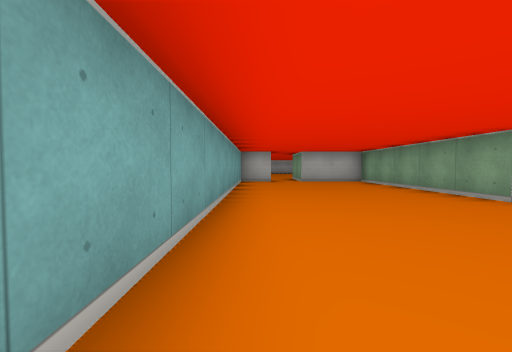
[1] (above)

16 first-person views from a walk through a cub3D ray-caster map. The camera is about half as high as the walls, tilts 2° down and sees 90° across. The floor is counted in squares. Each view is taken from the middle of a square. On the plan, view 1 faces up. The plan holds only what a view shows up to about 9 squares ahead; the rest is blank.

[2]
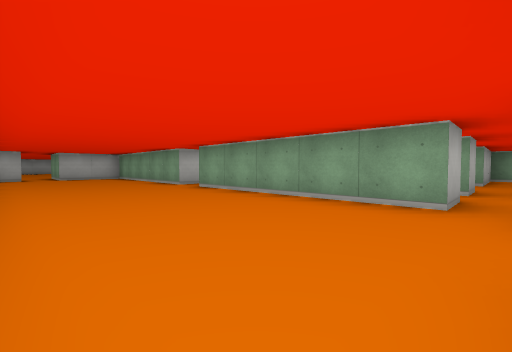

[3]
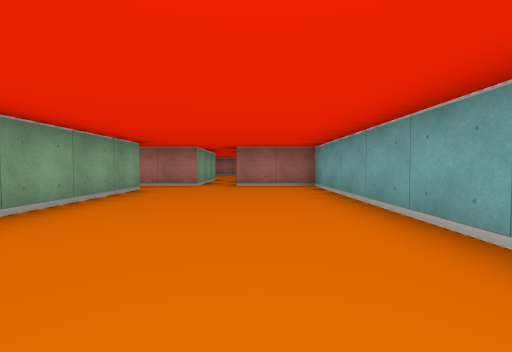

[4]
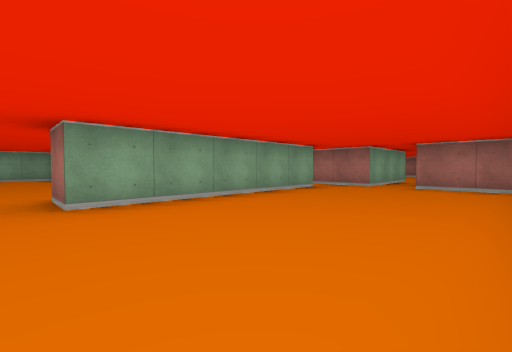

[5]
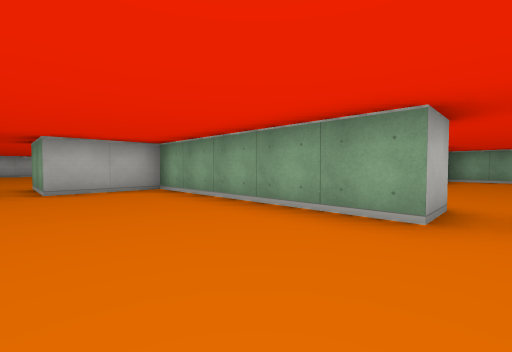

[6]
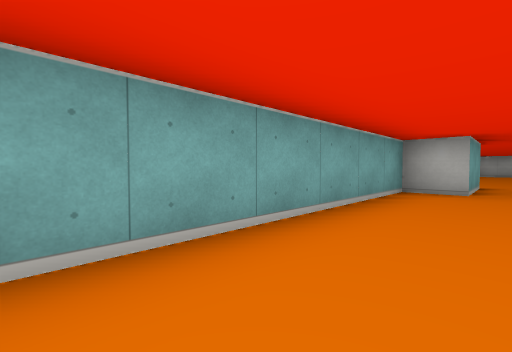

[7]
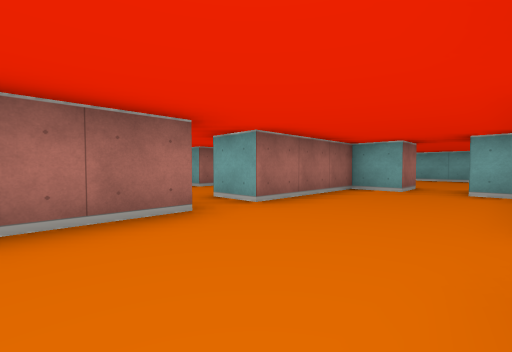

[8]
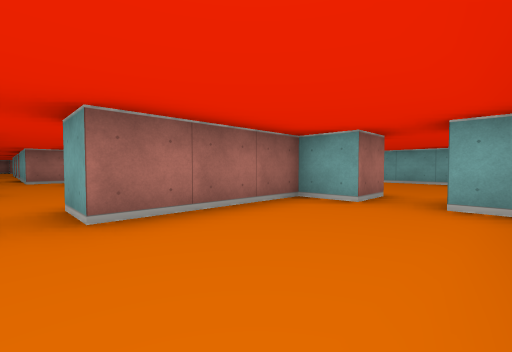

[9]
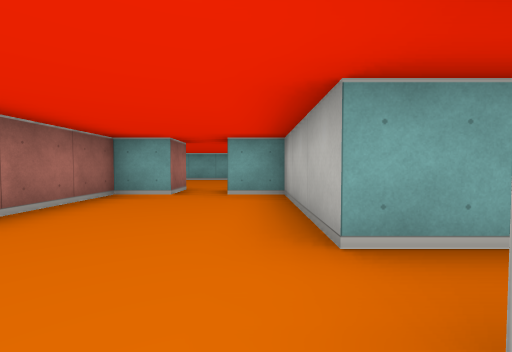

[10]
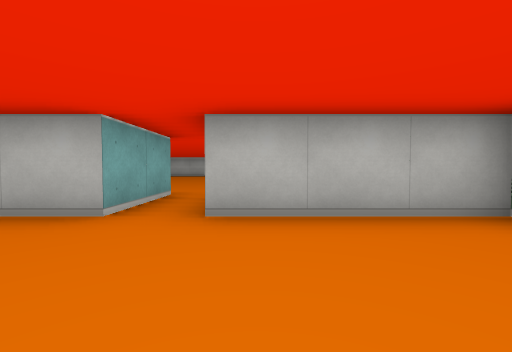

[11]
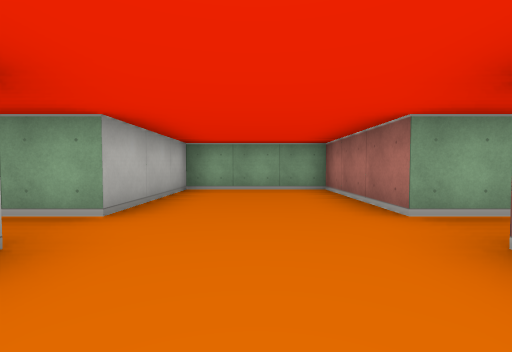

[12]
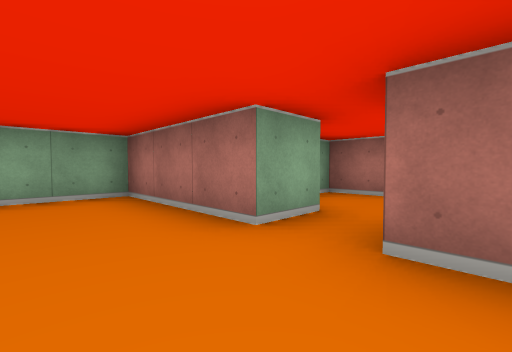

[13]
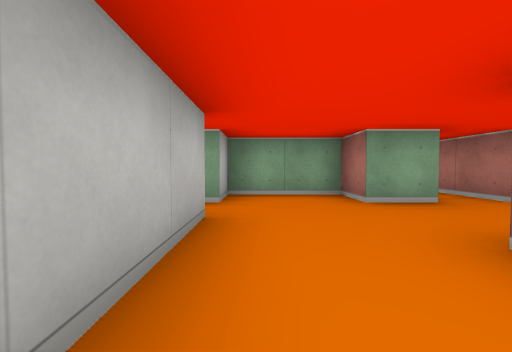

[14]
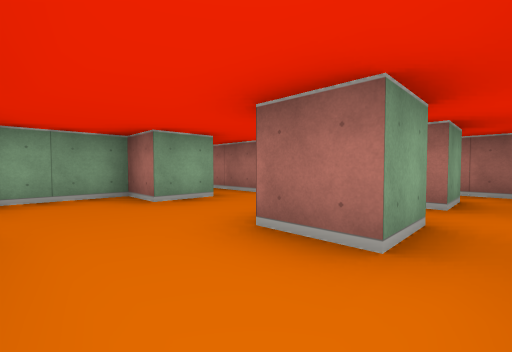

[15]
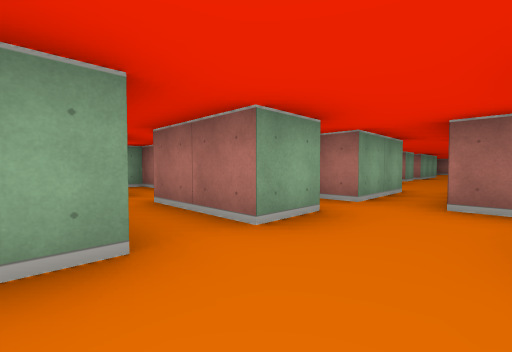

[16]
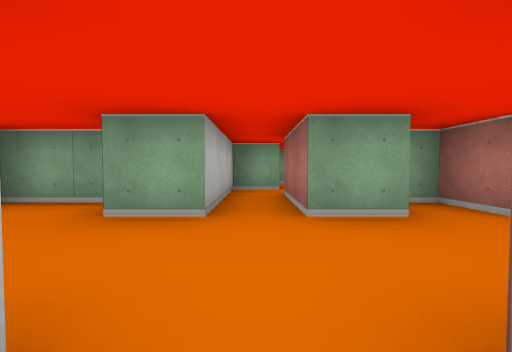

### Floor plan
Points are (right, up) in squares from view 1. A wall is a line through its corners. A room is listed if a view was taken in it or the views show most of it. See-through windows are left out.
Room 1 (views 1, 2, 3, 4, 5, 6)
walls: (4.5, 3.5) (3.5, 3.5) (3.5, 8.5) (1.5, 8.5) (1.5, 10.5); (4.5, -2.5) (3.5, -2.5) (3.5, 2.5) (4.5, 2.5); (2.5, -3.5) (4.1, -3.5); (0.5, 10.5) (0.5, 8.5) (-0.5, 8.5) (-0.5, -3.5) (1.5, -3.5)
ways out: opening at (4, 3) to room 2; opening at (4, -3) to room 3; opening at (1, 9.5); opening at (2, -3)
Room 2 (views 7, 8, 9, 10, 11, 12)
walls: (8.5, 0.5) (8.5, 1.5) (11.5, 1.5) (11.5, 4.5) (8.5, 4.5) (8.5, 5.5); (4.5, 2.5) (4.5, 1.5) (7.5, 1.5) (7.5, 0.5); (7.5, 6.5) (7.5, 4.5) (4.5, 4.5) (4.5, 3.5)
ways out: opening at (4, 3) to room 1; opening at (8, 1) to room 3; opening at (8, 5.5)
Room 3 (views 13, 14, 15, 16)
walls: (6.5, -2.5) (5.5, -2.5) (5.5, -1.5) (6.5, -1.5) (6.5, -1.9); (7.5, 0.5) (5.4, 0.5); (5.5, -4.5) (5.5, -3.5) (6.5, -3.5); (8.5, -4.6) (8.5, -3.5) (10.5, -3.5); (10.5, -2.5) (8.5, -2.5) (8.5, -1.5) (9.5, -1.5) (9.5, 0.5) (8.5, 0.5); (8.5, -5.5) (9.5, -5.5) (9.5, -5); (4.9, -5.5) (7.5, -5.5)
ways out: opening at (4, -3) to room 1; opening at (8, 1) to room 2; opening at (8, -5); opening at (9.5, -3)

Where each view was taken, in squares from view 1:
view 1: 0 up, 0 right, facing up
view 2: 3 down, 0 right, facing up-right
view 3: 3 up, 1 right, facing down
view 4: 3 up, 0 right, facing down-right
view 5: 3 up, 1 right, facing up-right
view 6: 3 up, 1 right, facing up-left
view 7: 4 up, 10 right, facing down-left
view 8: 4 up, 8 right, facing down-left
view 9: 4 up, 9 right, facing left
view 10: 2 up, 9 right, facing up
view 11: 3 up, 6 right, facing right
view 12: 3 up, 7 right, facing down-right
view 13: 0 up, 5 right, facing right
view 14: 0 up, 5 right, facing down-right
view 15: 2 down, 7 right, facing down-right
view 16: 3 down, 6 right, facing right
